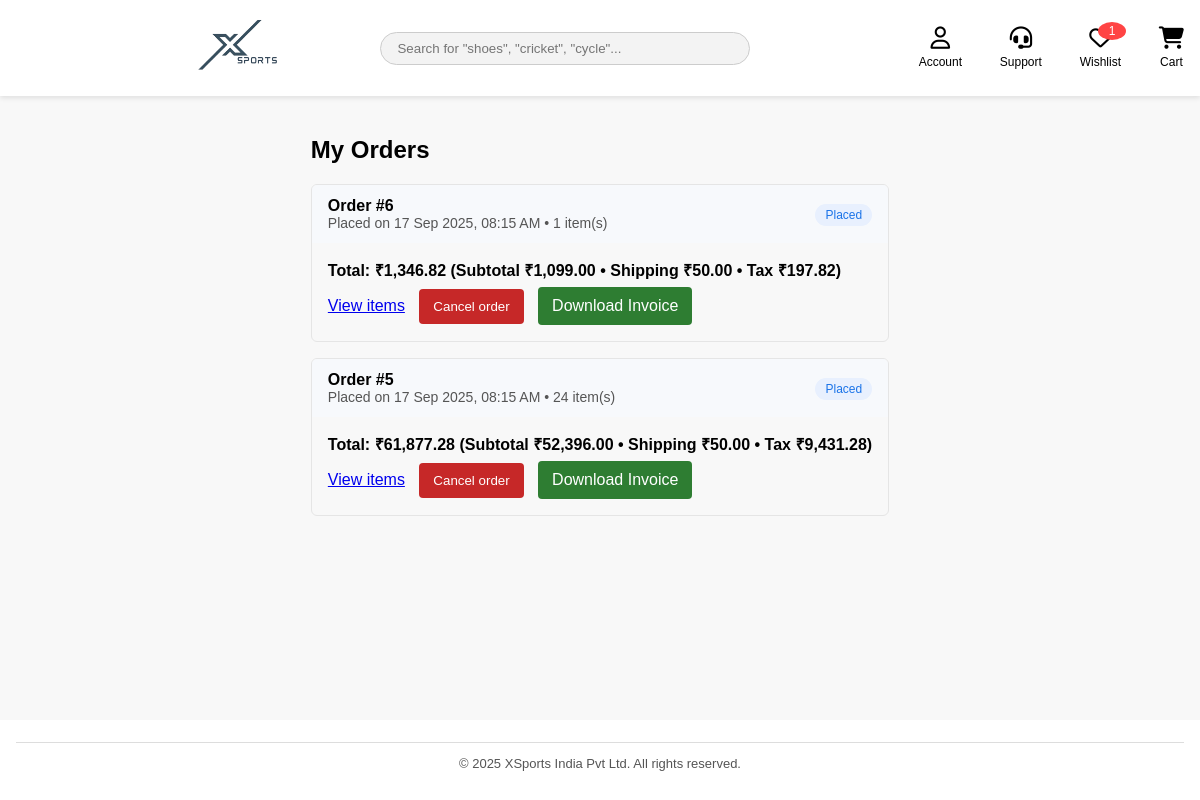
The app's page /orders.php (signed in), older data.
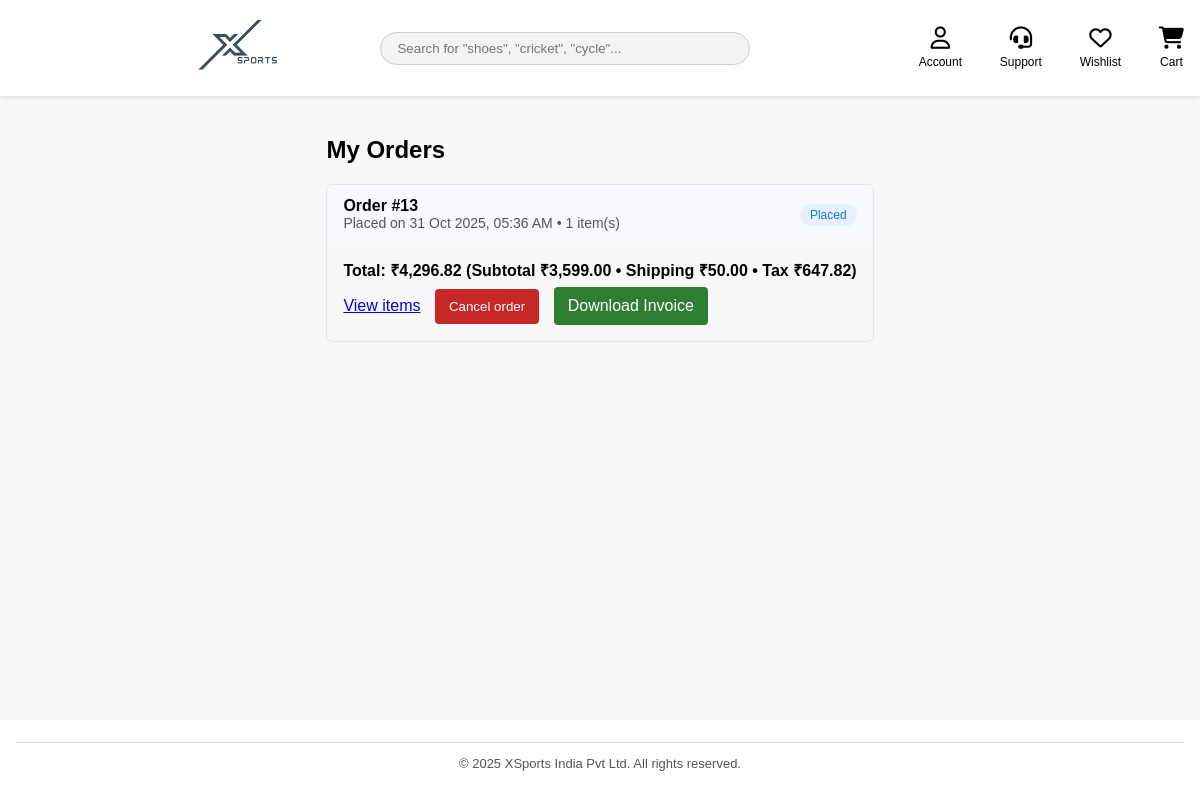
The same page, newer data.
### tables this page shows
CREATE TABLE IF NOT EXISTS `orders` (
  `id` int NOT NULL AUTO_INCREMENT,
  `user_id` int NOT NULL,
  `address_id` int DEFAULT NULL,
  `payment_method` enum('cod','card','upi') DEFAULT 'cod',
  `subtotal` decimal(10,2) NOT NULL DEFAULT '0.00',
  `shipping` decimal(10,2) NOT NULL DEFAULT '0.00',
  `tax` decimal(10,2) NOT NULL DEFAULT '0.00',
  `total` decimal(10,2) NOT NULL DEFAULT '0.00',
  `status` enum('placed','processing','shipped','delivered','cancelled') DEFAULT 'placed',
  `created_at` timestamp NULL DEFAULT CURRENT_TIMESTAMP,
  PRIMARY KEY (`id`)
);

### orders.php (the view, shortened to what this page needs)
<?php
require_once 'includes/db.php';
$user_id = $_SESSION['user_id'];
$stmt = $pdo->prepare('SELECT o.*, (SELECT SUM(quantity) FROM order_items oi WHERE oi.order_id = o.id) AS items_count FROM orders o WHERE o.user_id = ? ORDER BY o.created_at DESC');
$stmt->execute([$user_id]);
$orders = $stmt->fetchAll();
?>
<?php include 'includes/header.php'; ?>
<div class="orders-container">
    <h2>My Orders</h2>
    <?php if (empty($orders)): ?>
        <div class="empty">
            <p>No orders yet.</p>
            <a href="index.php" class="btn">Start Shopping</a>
        </div>
    <?php else: ?>
        <?php foreach ($orders as $order): ?>
            <div class="order-card">
                <div class="order-header">
                    <div>
                        <strong>Order #<?php echo $order['id']; ?></strong>
                        <div class="order-meta">Placed on <?php echo date('d M Y, h:i A', strtotime($order['created_at'])); ?> • <?php echo (int)($order['items_count'] ?? 0); ?> item(s)</div>
                    </div>
                    <div>
                        <span class="status <?php echo htmlspecialchars($order['status']); ?>"><?php echo htmlspecialchars($order['status']); ?></span>
                    </div>
                </div>
                <div class="order-body">
                        <div class="order-summary">Total: ₹<?php echo number_format($order['total'], 2); ?> (Subtotal ₹<?php echo number_format($order['subtotal'], 2); ?> • Shipping ₹<?php echo number_format($order['shipping'], 2); ?> • Tax ₹<?php echo number_format($order['tax'], 2); ?>)</div>
                    <a href="javascript:void(0)" onclick="toggleItems(<?php echo $order['id']; ?>)">View items</a>
                    <?php if ($order['status'] !== 'cancelled'): ?>
                        <?php if (!(isset($order['admin_confirmed']) && (int)$order['admin_confirmed'] === 1)): ?>
                            <form method="post" action="order_cancel.php" style="display:inline-block;margin-left:10px;">
                                <button type="submit" class="btn" style="background:#c62828">Cancel order</button>
                            </form>
                        <?php else: ?>
                            <span style="margin-left:10px;color:#b26a00;">Admin confirmed — cannot cancel</span>
                        <?php endif; ?>
                    <?php endif; ?>
                    <a href="invoice.php?id=<?php echo (int)$order['id']; ?>" class="btn" style="background:#2e7d32;margin-left:10px;">Download Invoice</a>
                </div>
            </div>
        <?php endforeach; ?>
    <?php endif; ?>
</div>
<?php include 'includes/footer.php'; ?>

### includes/header.php (shortened to what this page needs)
<?php
$wishlist_count = 0;
if (isset($_SESSION['user_id'])) {
    if (isset($pdo) && $pdo) {
        $stmt = $pdo->prepare('SELECT COUNT(*) as count FROM wishlist WHERE user_id = ?');
        $stmt->execute([$_SESSION['user_id']]);
        $wishlist_count = $stmt->fetch()['count'];
    }
}
?>
<!DOCTYPE html>
<html lang="en">
<head>
<link href="assets/style.css" rel="stylesheet"/>
<link href="https://cdnjs.cloudflare.com/ajax/libs/font-awesome/6.5.1/css/all.min.css" rel="stylesheet"/>
</head>
<body>
<header class="top-header">
<div class="header-container">
<div class="left-section">
<button class="hamburger">☰</button>
<span class="all-sports">ALL<br/>SPORTS</span>
<a href="index.php">
<img alt="XSports Logo" class="logo-img" src="images/logo.png"/>
</a>
</div>
<?php if(basename($_SERVER['PHP_SELF']) != 'support.php'): ?>
<div class="search-section">
<form action="search.php" method="get" style="display: flex; width: 100%;">
    <input class="search-bar" name="q" placeholder='Search for "shoes", "cricket", "cycle"...' type="text" value="<?php echo isset($_GET['q']) ? htmlspecialchars($_GET['q']) : ''; ?>"/>
</form>
</div>
<?php endif; ?>
<div class="right-section">
<div class="nav-icons">
<?php if (isset($_SESSION['admin_logged_in'])): ?>
<div class="nav-item account-wrapper">
<a class="nav-item" href="#">
<i class="fa-solid fa-user-shield"></i>
<span>Admin</span>
</a>
<div class="account-dropdown">
    <div style="padding: 10px 16px; font-weight: bold; font-size: 14px; color: #1a1a1a;">
    Welcome, Admin!
  </div>
  <hr style="margin: 5px 0; border: none; border-top: 1px solid #eee;">
<a href="admin_dashboard.php"><i class="fa-solid fa-tachometer-alt"></i><span>Dashboard</span></a>
<a class="logout-link" href="admin.php?logout=1"><i class="fa-solid fa-arrow-right-from-bracket"></i><span>Logout</span></a>
</div>
</div>
<a class="nav-item" href="admin.php">
<i class="fa-solid fa-boxes-stacked"></i>
<span>Product Management</span>
</a>
<a class="nav-item" href="admin_orders.php">
        <i class="fa-solid fa-receipt"></i>
        <span>Incoming Orders</span>
</a>
<?php elseif (isset($_SESSION['user_id'])): ?>
<div class="nav-item account-wrapper">
<a class="nav-item" href="#">
<i class="fa-regular fa-user"></i>
<span>Account</span>
</a>
</div>
<?php endif; ?>
<a class="nav-item" href="<?php echo isset($_SESSION['admin_logged_in']) ? 'admin_support.php' : 'support.php'; ?>">
<i class="fa-solid fa-headset"></i>
<span>Support</span>
</a>
<?php if (!isset($_SESSION['admin_logged_in'])): ?>
<a class="nav-item" href="wishlist.php">
<i class="fa-regular fa-heart"></i>
<span>Wishlist</span>
<?php if ($wishlist_count > 0): ?>
    <span class="badge"><?php echo $wishlist_count; ?></span>
<?php endif; ?>
</a>
<a class="nav-item" href="cart.php">
<i class="fa-solid fa-cart-shopping"></i>
<span>Cart</span>
</a>
<?php endif; ?>
</div>
</div>
</div>
</header>

### includes/footer.php (shortened to what this page needs)
<footer class="footer-light">
  <hr>
  <p>&copy; 2025 XSports India Pvt Ltd. All rights reserved.</p>
</footer>
</body>
</html>

### assets/style.css (style rules this page uses)
body { font-family: Arial, sans-serif; margin: 0; background: #f8f8f8; display: flex; min-height: 100vh; flex-direction: column; }
header { background-color: #005eb8; color: white; }
.search-bar { flex: 1; margin: 0 1rem; padding: 0.5rem; }
.nav-icons a { margin-left: 1rem; color: white; text-decoration: none; }
button { background: #005eb8; color: white; border: none; padding: 0.5rem; margin-top: 0.5rem; cursor: pointer; }
.footer-light { background-color: white; text-align: center; padding: 1rem; font-size: 13px; color: #555; margin-top: auto; }
.footer-light hr { border: none; border-top: 1px solid #ddd; margin-bottom: 0.8rem; }
.top-header { background-color: #fff; padding: 0.5rem 1rem; box-shadow: 0 2px 5px rgba(0,0,0,0.1); position: sticky; top: 0; z-index: 999; }
.header-container { display: flex; align-items: center; justify-content: space-between; flex-wrap: wrap; }
.left-section { display: flex; align-items: center; gap: 0.8rem; flex: 1; }
.hamburger { background: none; border: none; font-size: 24px; cursor: pointer; }
.all-sports { font-size: 12px; text-align: center; font-weight: bold; line-height: 1.1; }
.logo-img { height: 60px; max-width: 200px; object-fit: contain; padding: 0 10px; }
.search-section { flex: 2; padding: 0 1rem; }
.search-bar { width: 100%; padding: 0.5rem 1rem; border-radius: 20px; border: 1px solid #ccc; background-color: #f3f3f3; }
.right-section { display: flex; align-items: center; gap: 1rem; flex: 2; justify-content: flex-end; font-size: 14px; }
.nav-icons a { text-decoration: none; color: black; margin-left: 0.8rem; }
.left-section a { display: flex; align-items: center; height: 100%; }
.left-section { align-items: center; min-height: 70px; }
.logo-img { height: auto; width: 200px; max-height: 80px; }
header .nav-icons { display: flex; align-items: center; gap: 25px; }
.nav-item { display: flex; flex-direction: column; align-items: center; text-decoration: none; color: #333; gap: 5px; }
.nav-item i { font-size: 1.4rem; }
.nav-item span { font-size: 0.75rem; font-weight: 500; }
.nav-item { position: relative; display: flex; flex-direction: column; align-items: center; text-decoration: none; color: #333; gap: 5px; }
.account-wrapper { position: relative; }
.badge { background: #ff4444; color: white; border-radius: 50%; padding: 2px 6px; font-size: 10px; position: absolute; top: -5px; right: -5px; min-width: 16px; text-align: center; }

### orders.php (style rules this page uses)
.orders-container { max-width: 1100px; margin: 0 auto; padding: 20px; }
.order-card { border: 1px solid #e5e5e5; margin-bottom: 16px; border-radius: 6px; overflow: hidden; }
.order-header { background: #f7f9fc; padding: 12px 16px; display: flex; justify-content: space-between; align-items: center; }
.order-body { padding: 16px; }
.order-meta { color: #555; font-size: 14px; }
.status { padding: 4px 10px; border-radius: 999px; font-size: 12px; text-transform: capitalize; }
.status.placed { background: #e8f0fe; color: #1a73e8; }
.btn { display: inline-block; padding: 10px 14px; background: #005eb8; color: #fff; text-decoration: none; border-radius: 4px; }
.order-summary { font-weight: bold; }

Row changes from the older to the newer data that the page shows:
removed orders: id "6", created_at "17 Sep 2025, 08:15 AM", items_count "1", status "Placed", total "1,346.82", subtotal "1,099.00", shipping "50.00", tax "197.82"
removed orders: id "5", created_at "17 Sep 2025, 08:15 AM", items_count "24", status "Placed", total "61,877.28", subtotal "52,396.00", shipping "50.00", tax "9,431.28"
added orders: id "13", created_at "31 Oct 2025, 05:36 AM", items_count "1", status "Placed", total "4,296.82", subtotal "3,599.00", shipping "50.00", tax "647.82"
Text that changed along with them:
$wishlist_count: "1" → (not shown)
